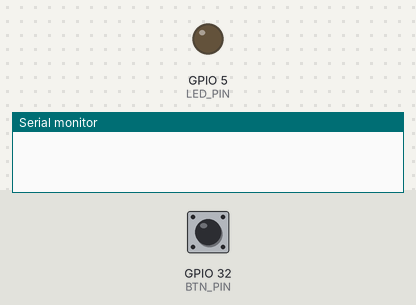
Bench run of a sketch on a simulated ESP32. Shown: output pins drawn as LEDs (lit = HIGH), the last lines printed to the serial monitor. Inputs (shaded band) come from the test bench; at power-on: GPIO 32 (BTN_PIN) HIGH.

Above: at 1.2 s.
1.3 s: GPIO 32 (BTN_PIN) pulled LOW for 0.15 s
At 2.0 s:
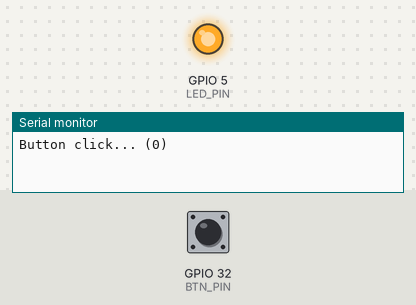
2.9 s: GPIO 32 (BTN_PIN) pulled LOW for 1 s
At 4.5 s:
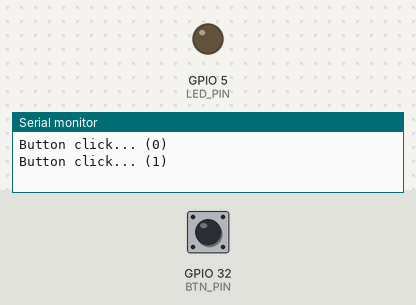
5.4 s: GPIO 32 (BTN_PIN) pulled LOW for 3.2 s
At 9.3 s:
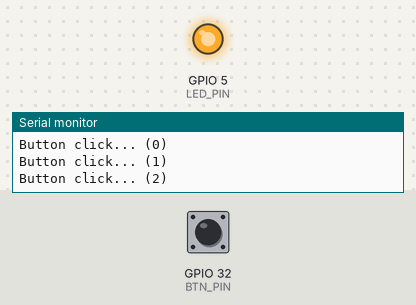
Timing chart, 0 to 10.8 s (numbered marks = the images above; inputs shaded):
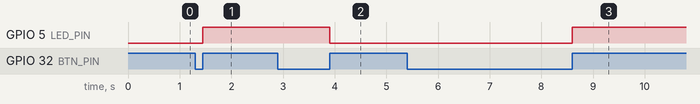

The sketch:

esp32_btn_led_blink-2.ino
```cpp
// IoT Engineering Education @ KMUTNB, Bangkok, Thailand
// Date: 28-May-2018

#define LED_PIN    5  // GPIO-5  (onboard LED on Lolin32)
#define BTN_PIN   32  // GPIO-32 (connected to an external push button, active-low)

int led_state = 0;
uint32_t click_cnt = 0;

SemaphoreHandle_t xSemaphore = NULL;

portMUX_TYPE mux = portMUX_INITIALIZER_UNLOCKED;

void btn_isr_callback( void ) {
   portENTER_CRITICAL_ISR( &mux ); // enter critical section
   detachInterrupt( digitalPinToInterrupt(BTN_PIN) );
   xSemaphoreGiveFromISR( xSemaphore, NULL );
   portEXIT_CRITICAL_ISR( &mux );  // leave critical section
}

void setup() {
   Serial.begin( 115200 );
   Serial.printf( "\n\n\n\n" );

   pinMode( BTN_PIN, INPUT_PULLUP );
   attachInterrupt( digitalPinToInterrupt(BTN_PIN), btn_isr_callback, FALLING );
   pinMode( LED_PIN, OUTPUT );
   digitalWrite( LED_PIN, led_state );

   xSemaphore = xSemaphoreCreateBinary(); // create a binary semaphore
}

void loop() {
   if ( xSemaphoreTake( xSemaphore, portMAX_DELAY) == pdTRUE ) { // blocked if the button is not pressed
      while ( digitalRead( BTN_PIN ) == LOW ) { vTaskDelay( 5 ); } // wait until the button is released
      led_state ^= 1;                        // toggle the LED state
      digitalWrite( LED_PIN, led_state );    // update the LED output
      Serial.printf( "Button click... (%d)\n", click_cnt++ );  // show the click count as a text string
      attachInterrupt( digitalPinToInterrupt(BTN_PIN), btn_isr_callback, FALLING ); // re-enable external interrupt
   }
}
```

Measured:
- after the input at 1.3 s, GPIO 5 (LED_PIN): LOW → HIGH after 0.15 s
- after the input at 2.9 s, GPIO 5 (LED_PIN): HIGH → LOW after 1.0 s
- after the input at 5.4 s, GPIO 5 (LED_PIN): LOW → HIGH after 3.2 s
